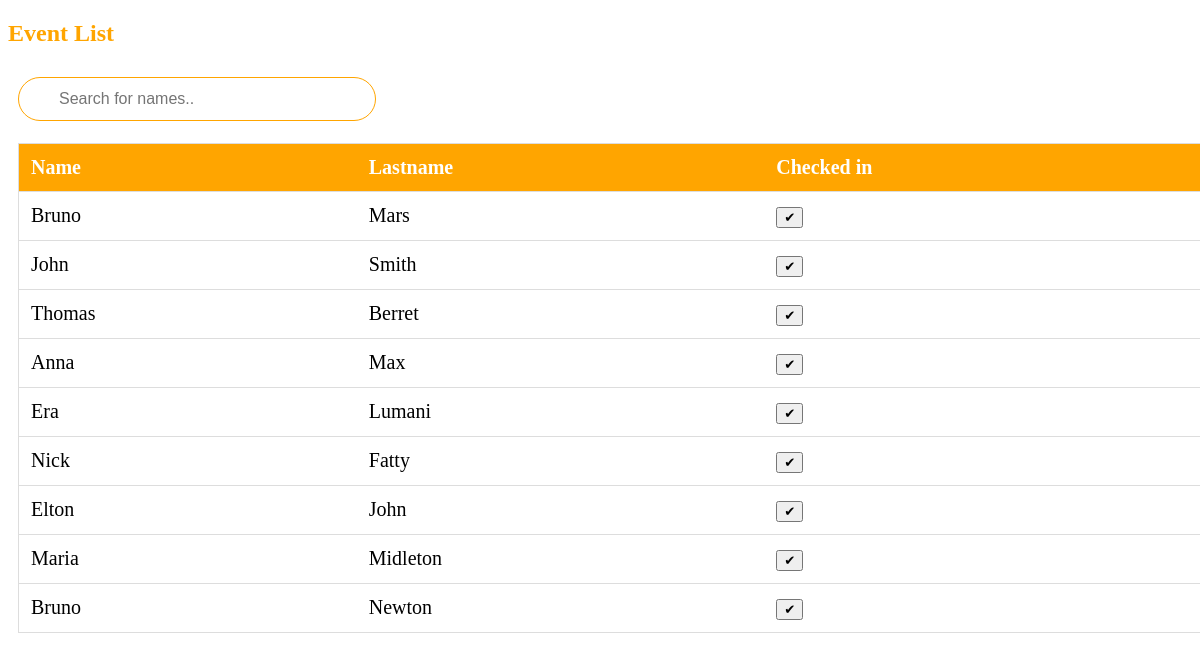
The page / on the database its author committed.
### tables this page shows
CREATE TABLE `list` (
  `id` int(100) NOT NULL,
  `name` varchar(50) NOT NULL,
  `lastname` varchar(50) NOT NULL,
  `checked` tinyint(1) NOT NULL
);

### list.php (the view, shortened to what this page needs)
<?php
require_once "connect.php";
$query="SELECT name,lastname FROM list WHERE checked=0 ";
$result=$db->query($query);
$rows=$result->num_rows;
for($i=0;$i<$rows;$i++){
	$data=$result->fetch_assoc();
    echo "<tr>
              <td>".ucfirst(strtolower($data['name']))."</td>
              <td>".ucfirst(strtolower($data['lastname']))."</td>
              <td><input type=\"button\" name=\"checked\" value=\"&#10004\"></td>
          </tr>";
}
?>

### index.php (shortened to what this page needs)
<!DOCTYPE html>
<html>
<head>
<link href="theme.css" rel="stylesheet">
</head>
<body>
<h2 style="color:orange">Event List</h2>
<input type="text" id="myInput" onkeyup="myFunction()" placeholder="Search for names.." title="Type in a name">
<div class="scroll">
<table id="myTable" style="width:100%;">
  <tr class="header" style="background-color: orange">
    <th style="color:white">Name</th>
    <th style="color:white">Lastname</th>
    <th style="color:white">Checked in</th>
  </tr>
  <?php
  require_once "list.php";
  ?>
</table>
</div>
</body>
</html>

### theme.css (style rules this page uses)
#myInput { width: 25%; font-size: 16px; padding: 12px 20px 12px 40px; border: 1px solid orange; border-radius: 50px; margin-bottom: 12px; margin-top: 10px; margin-left: 10px; }
#myTable { border-collapse: collapse; width: 100%; border: 1px solid #ddd; font-size: 20px; margin-bottom: 10px; margin-left: 10px; margin-right: 10px; margin-top: 10px; }
div.scroll { width:600px; overflow-y:scroll; position:relative; height: 500px; width:1200px; }
#myTable th, #myTable td { text-align: left; padding: 12px; }
#myTable tr { border-bottom: 1px solid #ddd; }
#myTable tr.header, #myTable tr:hover { background-color: #f1f1f1; }

### rows shown on the page
list: name "Bruno", lastname "Mars"
list: name "John", lastname "Smith"
list: name "Thomas", lastname "Berret"
list: name "Anna", lastname "Max"
list: name "Era", lastname "Lumani"
list: name "Nick", lastname "Fatty"
list: name "Elton", lastname "John"
list: name "Maria", lastname "Midleton"
list: name "Bruno", lastname "Newton"
